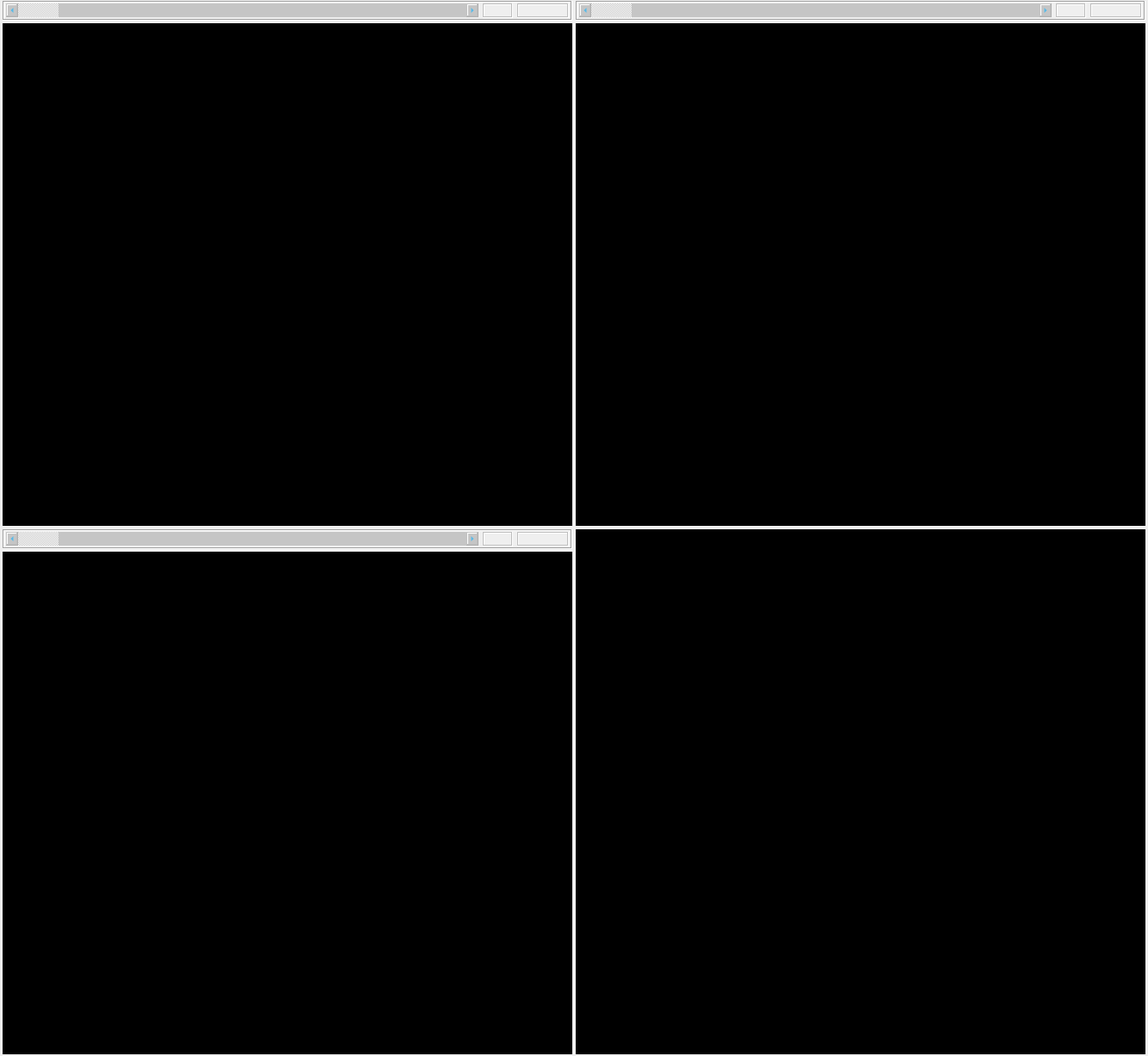
<?xml version="1.0" encoding="UTF-8"?>
<ui version="4.0">
 <class>mainFrameDicomViewGUI</class>
 <widget class="QWidget" name="mainFrameDicomViewGUI">
  <property name="geometry">
   <rect>
    <x>0</x>
    <y>0</y>
    <width>1334</width>
    <height>1227</height>
   </rect>
  </property>
  <property name="font">
   <font>
    <pointsize>8</pointsize>
   </font>
  </property>
  <property name="windowTitle">
   <string>DICOM View</string>
  </property>
  <layout class="QVBoxLayout" name="verticalLayout_2">
   <property name="spacing">
    <number>5</number>
   </property>
   <property name="leftMargin">
    <number>2</number>
   </property>
   <property name="topMargin">
    <number>1</number>
   </property>
   <property name="rightMargin">
    <number>2</number>
   </property>
   <property name="bottomMargin">
    <number>1</number>
   </property>
   <item>
    <layout class="QVBoxLayout" name="dicomViewMainLayout">
     <property name="spacing">
      <number>3</number>
     </property>
     <item>
      <layout class="QHBoxLayout" name="dicomViewLayoutAxialSagittal">
       <property name="spacing">
        <number>2</number>
       </property>
       <item>
        <widget class="QFrame" name="dicomViewFrameAxial">
         <property name="sizePolicy">
          <sizepolicy hsizetype="Expanding" vsizetype="Preferred">
           <horstretch>0</horstretch>
           <verstretch>0</verstretch>
          </sizepolicy>
         </property>
         <layout class="QVBoxLayout" name="verticalLayout_6">
          <property name="spacing">
           <number>3</number>
          </property>
          <property name="leftMargin">
           <number>1</number>
          </property>
          <property name="topMargin">
           <number>0</number>
          </property>
          <property name="rightMargin">
           <number>1</number>
          </property>
          <property name="bottomMargin">
           <number>1</number>
          </property>
          <item>
           <widget class="QFrame" name="dicomViewBottomToolFrameAxial_2">
            <property name="sizePolicy">
             <sizepolicy hsizetype="Expanding" vsizetype="Preferred">
              <horstretch>0</horstretch>
              <verstretch>0</verstretch>
             </sizepolicy>
            </property>
            <property name="font">
             <font>
              <pointsize>8</pointsize>
             </font>
            </property>
            <property name="styleSheet">
             <string notr="true">border-color: rgb(126, 126, 126);</string>
            </property>
            <property name="frameShape">
             <enum>QFrame::Box</enum>
            </property>
            <property name="frameShadow">
             <enum>QFrame::Sunken</enum>
            </property>
            <layout class="QHBoxLayout" name="dicomViewBottomToolFrameAxial">
             <property name="spacing">
              <number>5</number>
             </property>
             <property name="leftMargin">
              <number>2</number>
             </property>
             <property name="topMargin">
              <number>1</number>
             </property>
             <property name="rightMargin">
              <number>2</number>
             </property>
             <property name="bottomMargin">
              <number>1</number>
             </property>
             <item>
              <widget class="QScrollBar" name="scrollBarAxial">
               <property name="enabled">
                <bool>false</bool>
               </property>
               <property name="sizePolicy">
                <sizepolicy hsizetype="Expanding" vsizetype="Preferred">
                 <horstretch>0</horstretch>
                 <verstretch>0</verstretch>
                </sizepolicy>
               </property>
               <property name="maximumSize">
                <size>
                 <width>16777215</width>
                 <height>16</height>
                </size>
               </property>
               <property name="font">
                <font>
                 <pointsize>8</pointsize>
                </font>
               </property>
               <property name="styleSheet">
                <string notr="true">color: rgb(20, 180, 255);
background-color: rgb(197, 197, 197);</string>
               </property>
               <property name="orientation">
                <enum>Qt::Horizontal</enum>
               </property>
              </widget>
             </item>
             <item>
              <widget class="QLabel" name="sliceNumberLabelAxial">
               <property name="enabled">
                <bool>false</bool>
               </property>
               <property name="sizePolicy">
                <sizepolicy hsizetype="Expanding" vsizetype="Fixed">
                 <horstretch>0</horstretch>
                 <verstretch>0</verstretch>
                </sizepolicy>
               </property>
               <property name="maximumSize">
                <size>
                 <width>35</width>
                 <height>20</height>
                </size>
               </property>
               <property name="font">
                <font>
                 <pointsize>8</pointsize>
                </font>
               </property>
               <property name="frameShape">
                <enum>QFrame::Box</enum>
               </property>
               <property name="frameShadow">
                <enum>QFrame::Sunken</enum>
               </property>
               <property name="text">
                <string/>
               </property>
              </widget>
             </item>
             <item>
              <widget class="QLabel" name="imagePointNumberLabelAxial">
               <property name="enabled">
                <bool>false</bool>
               </property>
               <property name="sizePolicy">
                <sizepolicy hsizetype="Expanding" vsizetype="Fixed">
                 <horstretch>0</horstretch>
                 <verstretch>0</verstretch>
                </sizepolicy>
               </property>
               <property name="maximumSize">
                <size>
                 <width>60</width>
                 <height>20</height>
                </size>
               </property>
               <property name="font">
                <font>
                 <pointsize>8</pointsize>
                </font>
               </property>
               <property name="frameShape">
                <enum>QFrame::Box</enum>
               </property>
               <property name="frameShadow">
                <enum>QFrame::Sunken</enum>
               </property>
               <property name="text">
                <string/>
               </property>
              </widget>
             </item>
            </layout>
           </widget>
          </item>
          <item>
           <widget class="igstk::QTWidget" name="dicomViewDisplayAxial" native="true">
            <property name="sizePolicy">
             <sizepolicy hsizetype="Expanding" vsizetype="Expanding">
              <horstretch>0</horstretch>
              <verstretch>0</verstretch>
             </sizepolicy>
            </property>
            <property name="font">
             <font>
              <pointsize>8</pointsize>
             </font>
            </property>
            <property name="styleSheet">
             <string notr="true">background-color: rgb(0, 0, 0);</string>
            </property>
            <layout class="QVBoxLayout" name="verticalLayout_7">
             <property name="spacing">
              <number>3</number>
             </property>
             <property name="leftMargin">
              <number>2</number>
             </property>
             <property name="topMargin">
              <number>1</number>
             </property>
             <property name="rightMargin">
              <number>2</number>
             </property>
             <property name="bottomMargin">
              <number>1</number>
             </property>
            </layout>
           </widget>
          </item>
         </layout>
        </widget>
       </item>
       <item>
        <widget class="QFrame" name="dicomViewFrameSagittal">
         <property name="sizePolicy">
          <sizepolicy hsizetype="Expanding" vsizetype="Preferred">
           <horstretch>0</horstretch>
           <verstretch>0</verstretch>
          </sizepolicy>
         </property>
         <property name="font">
          <font>
           <pointsize>8</pointsize>
          </font>
         </property>
         <layout class="QVBoxLayout" name="mainViewFrameSagittal">
          <property name="spacing">
           <number>3</number>
          </property>
          <property name="leftMargin">
           <number>1</number>
          </property>
          <property name="topMargin">
           <number>0</number>
          </property>
          <property name="rightMargin">
           <number>1</number>
          </property>
          <property name="bottomMargin">
           <number>1</number>
          </property>
          <item>
           <widget class="QFrame" name="dicomViewBottomToolFrameSagittal">
            <property name="sizePolicy">
             <sizepolicy hsizetype="Expanding" vsizetype="Preferred">
              <horstretch>0</horstretch>
              <verstretch>0</verstretch>
             </sizepolicy>
            </property>
            <property name="font">
             <font>
              <pointsize>8</pointsize>
             </font>
            </property>
            <property name="styleSheet">
             <string notr="true">border-color: rgb(126, 126, 126);</string>
            </property>
            <property name="frameShape">
             <enum>QFrame::Box</enum>
            </property>
            <property name="frameShadow">
             <enum>QFrame::Sunken</enum>
            </property>
            <layout class="QHBoxLayout" name="horizontalLayout_2">
             <property name="spacing">
              <number>5</number>
             </property>
             <property name="leftMargin">
              <number>2</number>
             </property>
             <property name="topMargin">
              <number>1</number>
             </property>
             <property name="rightMargin">
              <number>2</number>
             </property>
             <property name="bottomMargin">
              <number>1</number>
             </property>
             <item>
              <widget class="QScrollBar" name="scrollBarSagittal">
               <property name="enabled">
                <bool>false</bool>
               </property>
               <property name="sizePolicy">
                <sizepolicy hsizetype="Expanding" vsizetype="Preferred">
                 <horstretch>0</horstretch>
                 <verstretch>0</verstretch>
                </sizepolicy>
               </property>
               <property name="maximumSize">
                <size>
                 <width>16777215</width>
                 <height>16</height>
                </size>
               </property>
               <property name="font">
                <font>
                 <pointsize>8</pointsize>
                </font>
               </property>
               <property name="styleSheet">
                <string notr="true">color: rgb(20, 180, 255);
background-color: rgb(197, 197, 197);</string>
               </property>
               <property name="orientation">
                <enum>Qt::Horizontal</enum>
               </property>
              </widget>
             </item>
             <item>
              <widget class="QLabel" name="sliceNumberLabelSagittal">
               <property name="enabled">
                <bool>false</bool>
               </property>
               <property name="sizePolicy">
                <sizepolicy hsizetype="Expanding" vsizetype="Fixed">
                 <horstretch>0</horstretch>
                 <verstretch>0</verstretch>
                </sizepolicy>
               </property>
               <property name="maximumSize">
                <size>
                 <width>35</width>
                 <height>20</height>
                </size>
               </property>
               <property name="font">
                <font>
                 <pointsize>8</pointsize>
                </font>
               </property>
               <property name="styleSheet">
                <string notr="true"/>
               </property>
               <property name="frameShape">
                <enum>QFrame::Box</enum>
               </property>
               <property name="frameShadow">
                <enum>QFrame::Sunken</enum>
               </property>
               <property name="text">
                <string/>
               </property>
              </widget>
             </item>
             <item>
              <widget class="QLabel" name="imagePointNumberLabelSagittal">
               <property name="enabled">
                <bool>false</bool>
               </property>
               <property name="sizePolicy">
                <sizepolicy hsizetype="Expanding" vsizetype="Fixed">
                 <horstretch>0</horstretch>
                 <verstretch>0</verstretch>
                </sizepolicy>
               </property>
               <property name="maximumSize">
                <size>
                 <width>60</width>
                 <height>20</height>
                </size>
               </property>
               <property name="font">
                <font>
                 <pointsize>8</pointsize>
                </font>
               </property>
               <property name="frameShape">
                <enum>QFrame::Box</enum>
               </property>
               <property name="frameShadow">
                <enum>QFrame::Sunken</enum>
               </property>
               <property name="text">
                <string/>
               </property>
              </widget>
             </item>
            </layout>
           </widget>
          </item>
          <item>
           <widget class="igstk::QTWidget" name="dicomViewDisplaySagittal" native="true">
            <property name="sizePolicy">
             <sizepolicy hsizetype="Expanding" vsizetype="Expanding">
              <horstretch>0</horstretch>
              <verstretch>0</verstretch>
             </sizepolicy>
            </property>
            <property name="font">
             <font>
              <pointsize>8</pointsize>
             </font>
            </property>
            <property name="styleSheet">
             <string notr="true">background-color: rgb(0, 0, 0);</string>
            </property>
            <layout class="QHBoxLayout" name="horizontalLayout_3"/>
           </widget>
          </item>
         </layout>
        </widget>
       </item>
      </layout>
     </item>
     <item>
      <layout class="QHBoxLayout" name="dicomViewLayoutCoronal3D">
       <property name="spacing">
        <number>2</number>
       </property>
       <item>
        <widget class="QFrame" name="dicomViewFrameCoronal">
         <property name="sizePolicy">
          <sizepolicy hsizetype="Expanding" vsizetype="Preferred">
           <horstretch>0</horstretch>
           <verstretch>0</verstretch>
          </sizepolicy>
         </property>
         <layout class="QVBoxLayout" name="verticalLayout_4">
          <property name="spacing">
           <number>3</number>
          </property>
          <property name="leftMargin">
           <number>1</number>
          </property>
          <property name="topMargin">
           <number>0</number>
          </property>
          <property name="rightMargin">
           <number>1</number>
          </property>
          <property name="bottomMargin">
           <number>1</number>
          </property>
          <item>
           <widget class="QFrame" name="dicomViewBottomToolFrameCoronal">
            <property name="sizePolicy">
             <sizepolicy hsizetype="Expanding" vsizetype="Preferred">
              <horstretch>0</horstretch>
              <verstretch>0</verstretch>
             </sizepolicy>
            </property>
            <property name="font">
             <font>
              <pointsize>8</pointsize>
             </font>
            </property>
            <property name="styleSheet">
             <string notr="true">border-color: rgb(126, 126, 126);</string>
            </property>
            <property name="frameShape">
             <enum>QFrame::Box</enum>
            </property>
            <property name="frameShadow">
             <enum>QFrame::Sunken</enum>
            </property>
            <layout class="QHBoxLayout" name="horizontalLayout">
             <property name="spacing">
              <number>5</number>
             </property>
             <property name="leftMargin">
              <number>2</number>
             </property>
             <property name="topMargin">
              <number>1</number>
             </property>
             <property name="rightMargin">
              <number>2</number>
             </property>
             <property name="bottomMargin">
              <number>1</number>
             </property>
             <item>
              <widget class="QScrollBar" name="scrollBarCoronal">
               <property name="enabled">
                <bool>false</bool>
               </property>
               <property name="sizePolicy">
                <sizepolicy hsizetype="Expanding" vsizetype="Preferred">
                 <horstretch>0</horstretch>
                 <verstretch>0</verstretch>
                </sizepolicy>
               </property>
               <property name="maximumSize">
                <size>
                 <width>16777215</width>
                 <height>16</height>
                </size>
               </property>
               <property name="font">
                <font>
                 <pointsize>8</pointsize>
                </font>
               </property>
               <property name="styleSheet">
                <string notr="true">color: rgb(20, 180, 255);
background-color: rgb(197, 197, 197);</string>
               </property>
               <property name="orientation">
                <enum>Qt::Horizontal</enum>
               </property>
              </widget>
             </item>
             <item>
              <widget class="QLabel" name="sliceNumberLabelCoronal">
               <property name="enabled">
                <bool>false</bool>
               </property>
               <property name="sizePolicy">
                <sizepolicy hsizetype="Expanding" vsizetype="Fixed">
                 <horstretch>0</horstretch>
                 <verstretch>0</verstretch>
                </sizepolicy>
               </property>
               <property name="maximumSize">
                <size>
                 <width>35</width>
                 <height>20</height>
                </size>
               </property>
               <property name="font">
                <font>
                 <pointsize>8</pointsize>
                </font>
               </property>
               <property name="frameShape">
                <enum>QFrame::Box</enum>
               </property>
               <property name="frameShadow">
                <enum>QFrame::Sunken</enum>
               </property>
               <property name="text">
                <string/>
               </property>
              </widget>
             </item>
             <item>
              <widget class="QLabel" name="imagePointNumberLabelCoronal">
               <property name="enabled">
                <bool>false</bool>
               </property>
               <property name="sizePolicy">
                <sizepolicy hsizetype="Expanding" vsizetype="Fixed">
                 <horstretch>0</horstretch>
                 <verstretch>0</verstretch>
                </sizepolicy>
               </property>
               <property name="maximumSize">
                <size>
                 <width>60</width>
                 <height>20</height>
                </size>
               </property>
               <property name="font">
                <font>
                 <pointsize>8</pointsize>
                </font>
               </property>
               <property name="frameShape">
                <enum>QFrame::Box</enum>
               </property>
               <property name="frameShadow">
                <enum>QFrame::Sunken</enum>
               </property>
               <property name="text">
                <string/>
               </property>
              </widget>
             </item>
            </layout>
           </widget>
          </item>
          <item>
           <widget class="igstk::QTWidget" name="dicomViewDisplayCoronal" native="true">
            <property name="sizePolicy">
             <sizepolicy hsizetype="Expanding" vsizetype="Expanding">
              <horstretch>0</horstretch>
              <verstretch>0</verstretch>
             </sizepolicy>
            </property>
            <property name="font">
             <font>
              <pointsize>8</pointsize>
             </font>
            </property>
            <property name="styleSheet">
             <string notr="true">background-color: rgb(0, 0, 0);</string>
            </property>
            <layout class="QVBoxLayout" name="verticalLayout_5">
             <property name="spacing">
              <number>3</number>
             </property>
             <property name="leftMargin">
              <number>2</number>
             </property>
             <property name="topMargin">
              <number>1</number>
             </property>
             <property name="rightMargin">
              <number>2</number>
             </property>
             <property name="bottomMargin">
              <number>1</number>
             </property>
            </layout>
           </widget>
          </item>
         </layout>
        </widget>
       </item>
       <item>
        <widget class="QFrame" name="dicomViewFrame3D">
         <property name="sizePolicy">
          <sizepolicy hsizetype="Expanding" vsizetype="Preferred">
           <horstretch>0</horstretch>
           <verstretch>0</verstretch>
          </sizepolicy>
         </property>
         <layout class="QVBoxLayout" name="dicomViewFrame3D1">
          <property name="spacing">
           <number>3</number>
          </property>
          <property name="leftMargin">
           <number>1</number>
          </property>
          <property name="topMargin">
           <number>0</number>
          </property>
          <property name="rightMargin">
           <number>1</number>
          </property>
          <property name="bottomMargin">
           <number>1</number>
          </property>
          <item>
           <widget class="igstk::QTWidget" name="dicomViewDisplayMPR" native="true">
            <property name="sizePolicy">
             <sizepolicy hsizetype="Expanding" vsizetype="Expanding">
              <horstretch>0</horstretch>
              <verstretch>0</verstretch>
             </sizepolicy>
            </property>
            <property name="font">
             <font>
              <pointsize>8</pointsize>
             </font>
            </property>
            <property name="styleSheet">
             <string notr="true">background-color: rgb(0, 0, 0);</string>
            </property>
            <layout class="QVBoxLayout" name="verticalLayout">
             <property name="spacing">
              <number>3</number>
             </property>
             <property name="leftMargin">
              <number>2</number>
             </property>
             <property name="topMargin">
              <number>1</number>
             </property>
             <property name="rightMargin">
              <number>2</number>
             </property>
             <property name="bottomMargin">
              <number>1</number>
             </property>
            </layout>
           </widget>
          </item>
         </layout>
        </widget>
       </item>
      </layout>
     </item>
    </layout>
   </item>
  </layout>
 </widget>
 <customwidgets>
  <customwidget>
   <class>igstk::QTWidget</class>
   <extends></extends>
   <header>igstkQTWidget.h</header>
   <container>1</container>
  </customwidget>
 </customwidgets>
 <resources/>
 <connections/>
</ui>
